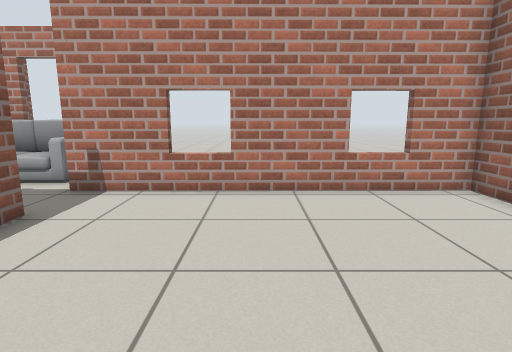
View 1 (above)

19 first-person views from a walk through a Gazebo world. The camera is 0.9 m above the floor, tilts 10° down and sees 80° across. The lines on the ground mark 1 m squares. The floor is counted in squares, 0.5 m on a side. Each view is taken from the middle of a square. On the plan, view 1 faces up. The plan holds only what a view shows up to about 16 squares ahead; the rest is blank. The place goes on beyond the plan. Simple shapes stand in for some stock models. Some surface patterns are stand-ins.

View 2
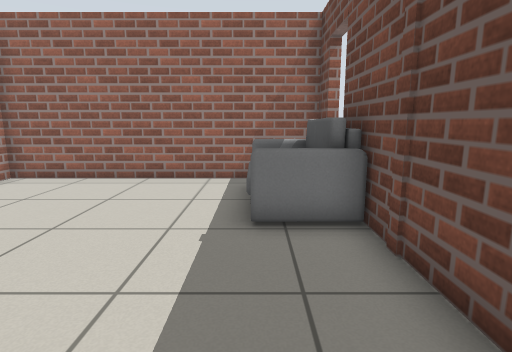

View 3
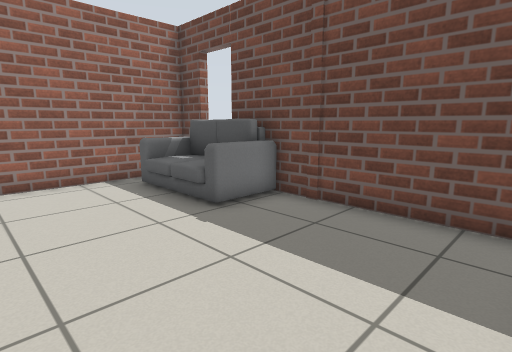

View 4
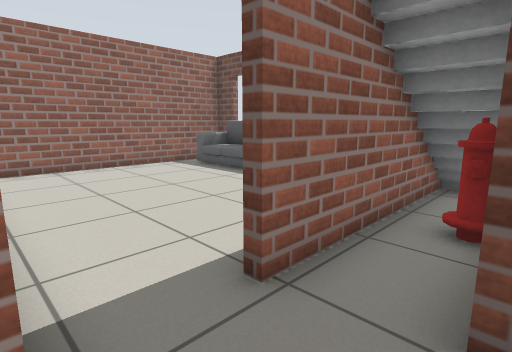

View 5
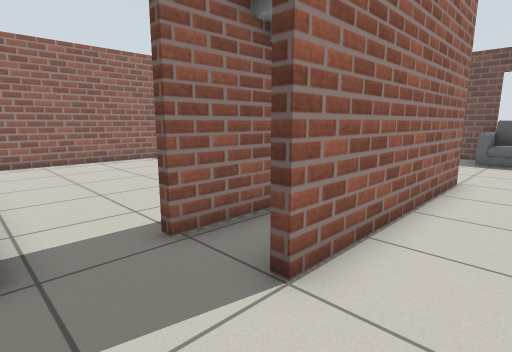

View 6
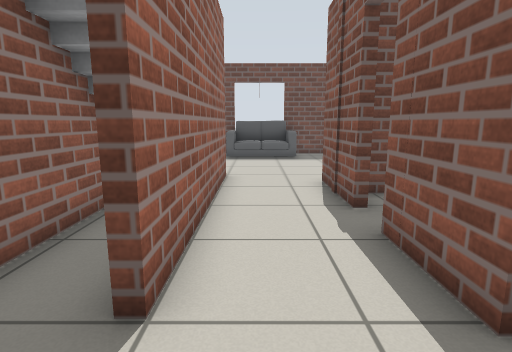

View 7
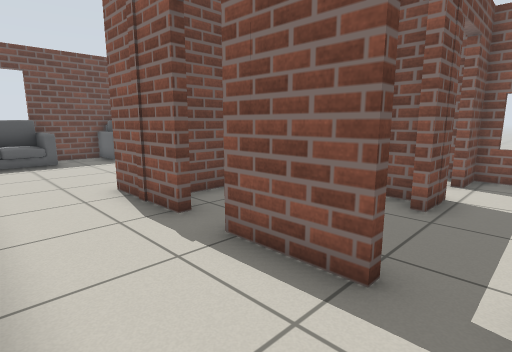

View 8
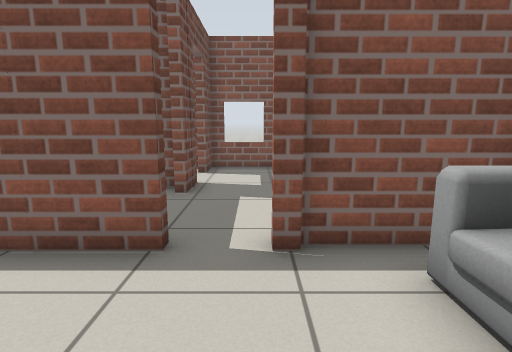

View 9
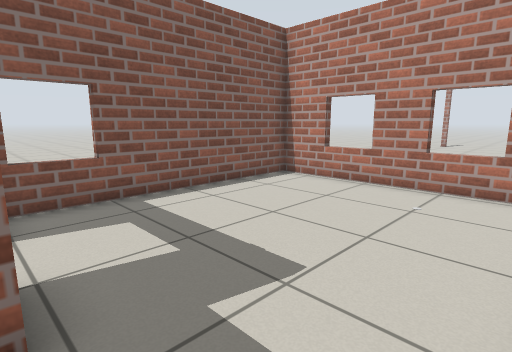

View 10
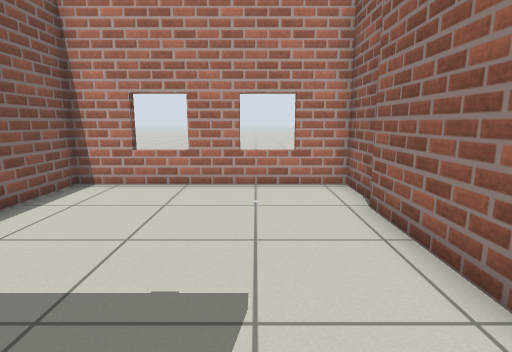

View 11
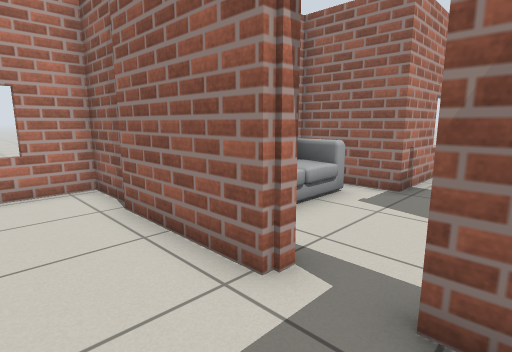

View 12
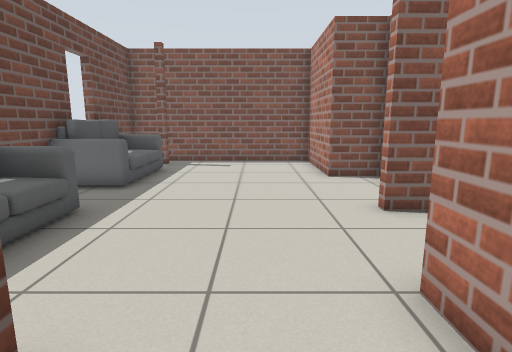

View 13
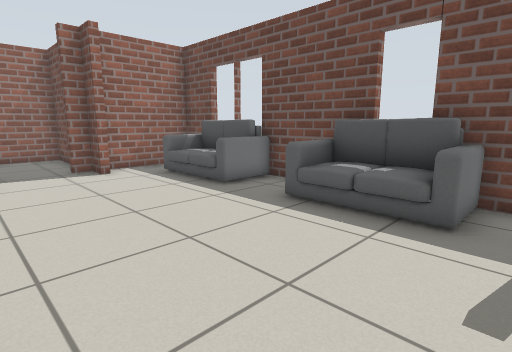

View 14
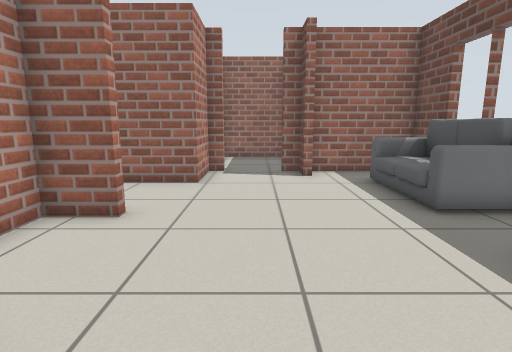

View 15
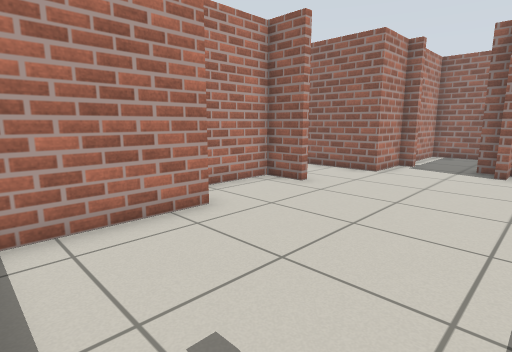

View 16
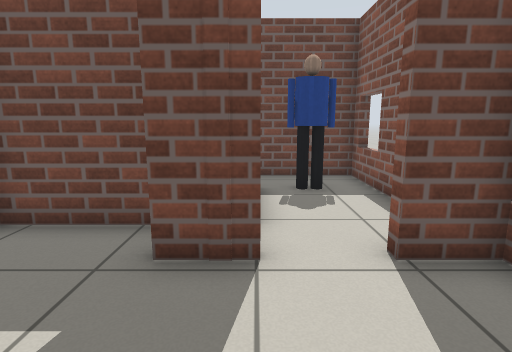

View 17
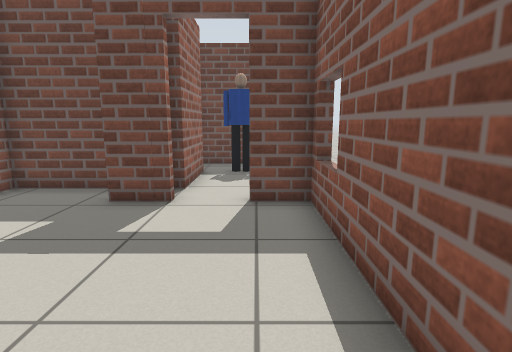

View 18
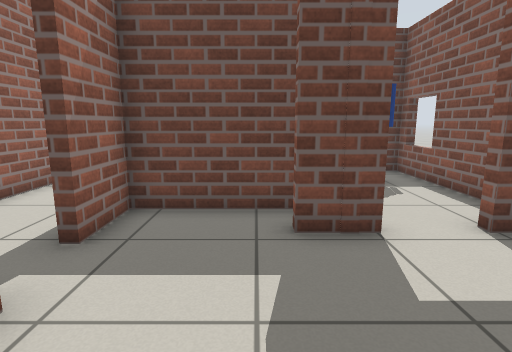

View 19
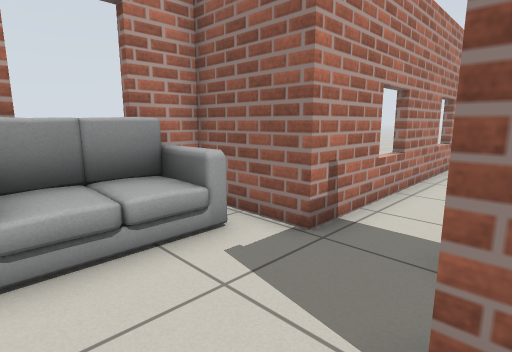

### Floor plan
Ten units are one square. View 1 is at (0, 0); x grows to the right and y downward. Boxes are objects, and circles mark ways between rooms. Rooms are numbered by the first view taken in them; rooms with no view inside come last. Other rooms are left out.
<svg viewBox="-188 -142 250 252">
<path fill="none" stroke="#000" d="M-48 -35 -48 -57 -45 -57 -45 -51M-36 20 30 20M45 20 57 20 57 -79 -48 -78M-101 -58 -101 -31M-101 -78 -101 -72M-48 -78 -48 -110 -65 -110M-101 -19 -101 14M-103 -106 -103 -76M-70 23 -70 -55M-106 -72 -106 -114M-151 -52 -136 -52M-144 -48 -144 -40M-104 -118 -104 -137 -183 -137 -183 -52 -167 -52M-139 -38 -104 -38 -104 -58M-104 15 -104 -1 -141 -1 -141 16 -183 16 -183 97 -149 97M-58 59 -58 56 -48 56 -48 49M-136 97 -96 97M-69 97 -48 97 -48 59M-44 28 -48 28 -48 23 -70 23M-20 56 -1 56 -1 23 -28 23M-48 59 -58 59M-151 -7 -151 -39M-183 -48 -183 13 -146 13"/>
<rect x="-65" y="-35" width="20" height="50" fill="#bbb"><title>stairs</title></rect>
<rect x="5" y="-5" width="40" height="20" fill="#bbb"><title>sofa</title></rect>
<rect x="-95" y="-115" width="40" height="30" fill="#bbb"><title>sofa</title></rect>
<rect x="-165" y="75" width="40" height="30" fill="#bbb"><title>sofa</title></rect>
<rect x="-105" y="75" width="40" height="30" fill="#bbb"><title>sofa</title></rect>
<rect x="-175" y="-15" width="20" height="10" fill="#bbb"><title>person</title></rect>
<circle cx="-60" cy="-65" r="3" fill="#2a7"/>
<circle cx="-100" cy="-65" r="3" fill="#2a7"/>
<circle cx="-85" cy="15" r="3" fill="#2a7"/>
<circle cx="-155" cy="-50" r="3" fill="#2a7"/>
<text x="0" y="-30">1</text>
<text x="-80" y="-60">2</text>
<text x="-140" y="-90">3</text>
<text x="-110" y="50">4</text>
<text x="-170" y="-20">5</text>
</svg>
Room 1 opens to room 2. Room 2 opens to room 3. Room 2 opens to room 4. Room 3 opens to room 5.

Where each view was taken, in squares from view 1:
view 1: 0 up, 0 right, facing up
view 2: 0 up, 4 left, facing right
view 3: 4 up, 4 left, facing down-right
view 4: 8 up, 7 left, facing down-right
view 5: 8 up, 9 left, facing down-right
view 6: 8 up, 8 left, facing down
view 7: 7 up, 7 left, facing down-left
view 8: 7 up, 6 left, facing left
view 9: 5 up, 11 left, facing up-left
view 10: 5 up, 13 left, facing up
view 11: 5 up, 13 left, facing up-right
view 12: 4 down, 4 left, facing left
view 13: 2 down, 17 left, facing down-right
view 14: 4 down, 16 left, facing right
view 15: 7 down, 18 left, facing up-right
view 16: 9 up, 15 left, facing down
view 17: 12 up, 17 left, facing down
view 18: 10 up, 13 left, facing down
view 19: 5 up, 9 left, facing up-right
